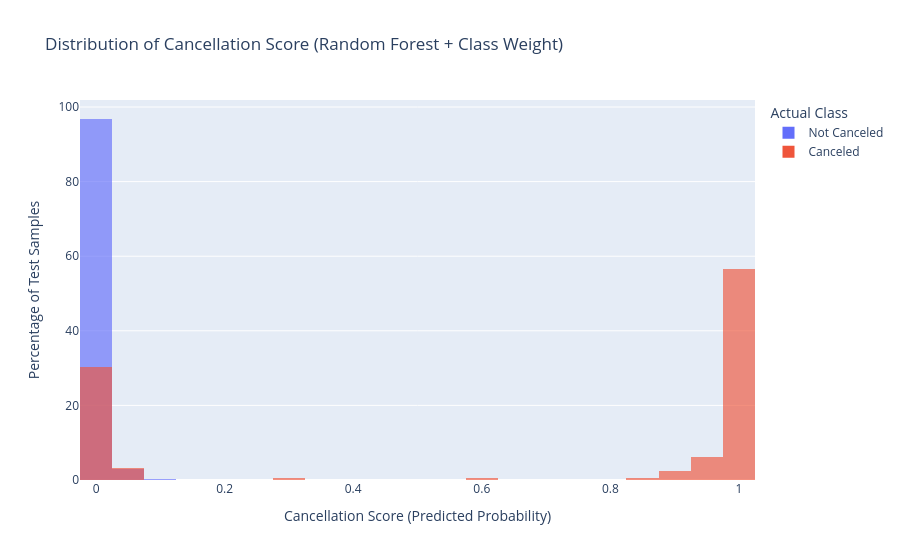

Notebook source saved alongside this figure:
### Markdown cell above
# RANDOM FOREST

### Code cell
import pandas as pd
import plotly.express as px
from sklearn.ensemble import RandomForestClassifier
from sklearn.metrics import roc_auc_score
from sklearn.model_selection import train_test_split


RANDOM_STATE = 42
INPUT_FILE = "final_model_dataset.csv"


def main() -> None:
    df = pd.read_csv(INPUT_FILE)

    X = df.drop(columns=["cancel_flag"])
    y = df["cancel_flag"]

    X_train, X_test, y_train, y_test = train_test_split(
        X,
        y,
        test_size=0.2,
        stratify=y,
        random_state=RANDOM_STATE,
    )

    best_model = RandomForestClassifier(
        n_estimators=300,
        class_weight="balanced",
        random_state=RANDOM_STATE,
        n_jobs=-1,
    )
    best_model.fit(X_train, y_train)

    cancel_score = best_model.predict_proba(X_test)[:, 1]
    test_scores = pd.DataFrame(
        {
            "cancel_score": cancel_score,
            "cancel_flag": y_test.values,
            "actual_class": y_test.map({0: "Not Canceled", 1: "Canceled"}).values,
        }
    )

    auc = roc_auc_score(y_test, cancel_score)
    print(f"Random Forest (Class Weight) ROC-AUC: {auc:.4f}")

    fig = px.histogram(
        test_scores,
        x="cancel_score",
        color="actual_class",
        nbins=50,
        histnorm="percent",
        barmode="overlay",
        opacity=0.65,
        title="Distribution of Cancellation Score (Random Forest + Class Weight)",
        labels={
            "cancel_score": "Cancellation Score (Predicted Probability)",
            "actual_class": "Actual Class",
            "value": "Percentage",
        },
    )
    fig.update_layout(yaxis_title="Percentage of Test Samples")
    fig.show()


if __name__ == "__main__":
    main()

### Figure 1 — Plotly figure (JSON) as saved in the notebook; plotly's stock layout.template omitted (floating-point values rounded to 4 significant figures; data arrays with more than 128 entries replaced by an {"elided": "..."} marker saying what was removed)
{"data": [{"bingroup": "x", "histnorm": "percent", "hovertemplate": "Actual Class=Not Canceled<br>Cancellation Score (Predicted Probability)=%{x}<br>percent=%{y}<extra></extra>", "legendgroup": "Not Canceled", "marker": {"color": "#636efa", "opacity": 0.65, "pattern": {"shape": ""}}, "name": "Not Canceled", "nbinsx": 50, "orientation": "v", "showlegend": true, "type": "histogram", "x": {"elided": "19642 float values"}, "xaxis": "x", "yaxis": "y"}, {"bingroup": "x", "histnorm": "percent", "hovertemplate": "Actual Class=Canceled<br>Cancellation Score (Predicted Probability)=%{x}<br>percent=%{y}<extra></extra>", "legendgroup": "Canceled", "marker": {"color": "#EF553B", "opacity": 0.65, "pattern": {"shape": ""}}, "name": "Canceled", "nbinsx": 50, "orientation": "v", "showlegend": true, "type": "histogram", "x": {"elided": "247 float values"}, "xaxis": "x", "yaxis": "y"}], "layout": {"barmode": "overlay", "legend": {"title": {"text": "Actual Class"}, "tracegroupgap": 0}, "title": {"text": "Distribution of Cancellation Score (Random Forest + Class Weight)"}, "xaxis": {"anchor": "y", "domain": [0, 1], "title": {"text": "Cancellation Score (Predicted Probability)"}}, "yaxis": {"anchor": "x", "domain": [0, 1], "title": {"text": "Percentage of Test Samples"}}}}
